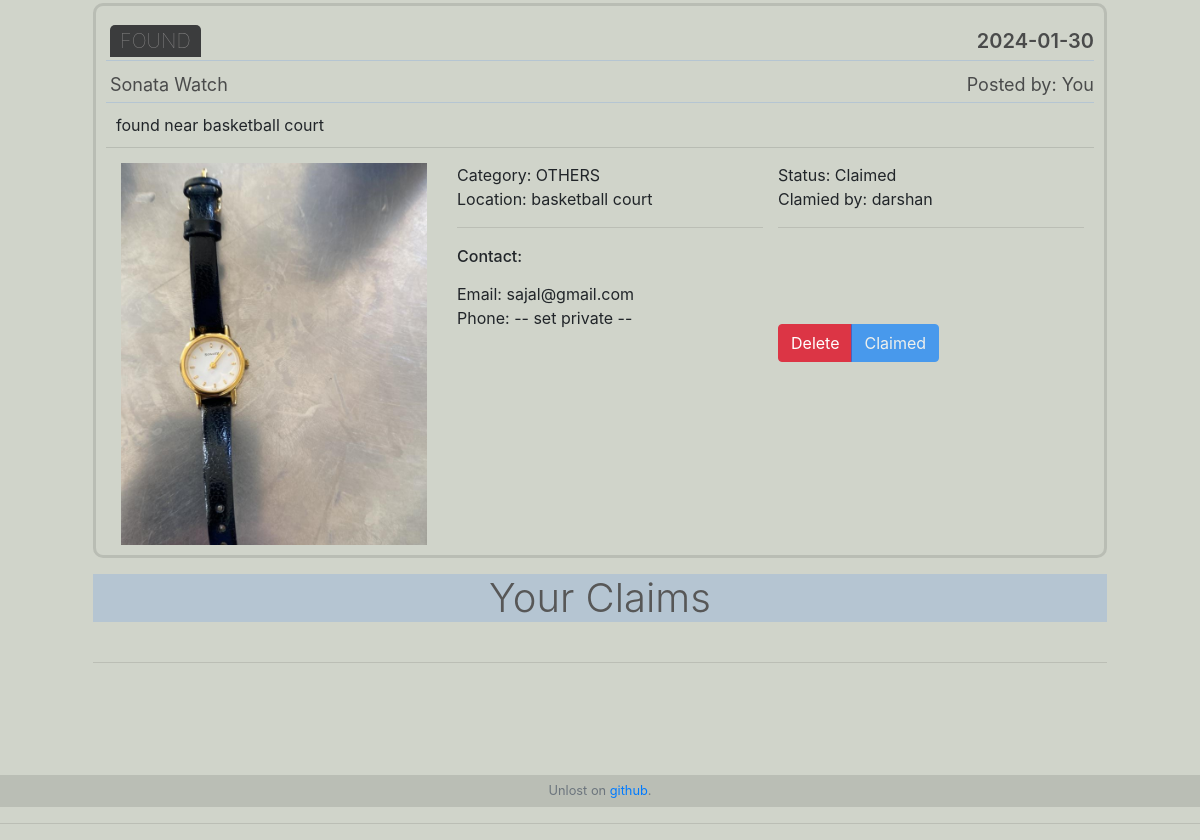
/history (signed in, lower part), run on an earlier commit of the app's database.
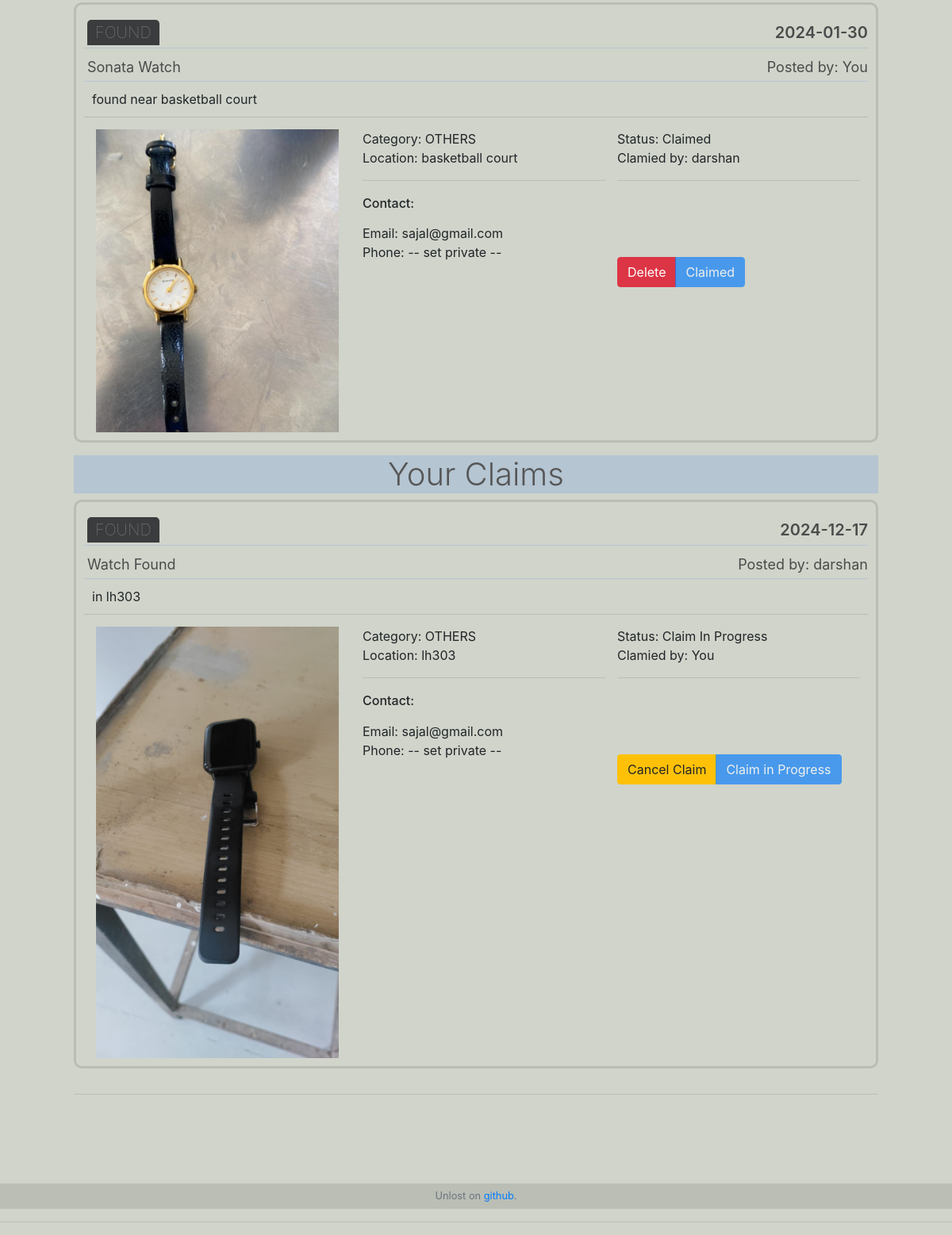
And on a later commit of the database.
### tables this page shows
CREATE TABLE 'posts' ('post_id' integer PRIMARY KEY NOT NULL, 'type' text NOT NULL, 'category' text NOT NULL, 'location' text NOT NULL, 'date' date NOT NULL, 'posted_by' integer NOT NULL, 'claimed_by' INTEGER, 'status' text DEFAULT 'unclaimed','desc' text NOT NULL  , 'title'  text NOT NULL  , 'image_id'  INTEGER NOT NULL  );

CREATE TABLE 'users' ('id' integer PRIMARY KEY NOT NULL, 'username' text NOT NULL, 'hash' text NOT NULL, 'email' text NOT NULL, 'phone' text NOT NULL);

### app.py (the view)
@app.route("/history")
@login_required
def history():
    rows = db.execute("SELECT * FROM (SELECT * from posts join users on posts.posted_by = users.id ORDER BY date DESC) WHERE id = :user_id", user_id = session["user_id"])
    data = []
    for row in rows:
        hash = {}
        hash["post_id"] = row["post_id"]
        hash["type"] = row["type"].upper()
        hash["category"] = row["category"].upper()
        hash["title"] = row["title"].title()
        hash["desc"] = row["desc"]
        hash["image_id"] = row["image_id"]
        hash["location"] = row["location"]
        hash["date"] = row["date"]
        hash["status"] = row["status"].title()
        hash["claimed_by"] = row["claimed_by"] # id of claimer
        hash["user_id"] = int(row["id"]) # id of poster/ current user
        hash["username"] = row["username"]
        hash["email"] = row["email"]
        hash["phone"] = row["phone"]
        if hash["claimed_by"] != None:
            conn = db.execute("SELECT username from users where id = :claimer_id", claimer_id = hash["claimed_by"])
            hash["claimer_name"] = conn[0]["username"]
        data.append(hash)
    rows = db.execute("SELECT * FROM (SELECT * from posts join users on posts.claimed_by = users.id  WHERE posts.status <> 'deleted' ORDER BY date DESC) WHERE id = :user_id", user_id = session["user_id"])
    claim_data = []
    for row in rows:
        hash = {}
        hash["post_id"] = row["post_id"]
        hash["type"] = row["type"].upper()
        hash["category"] = row["category"].upper()
        hash["title"] = row["title"].title()
        hash["desc"] = row["desc"]
        hash["image_id"] = row["image_id"]
        hash["location"] = row["location"]
        hash["date"] = row["date"]
        hash["status"] = row["status"].title()
        hash["claimed_by"] = row["claimed_by"] # id of claimer
        hash["posted_by"] = row["posted_by"] # id of poster
        hash["user_id"] = int(row["id"]) # id of poster
        hash["username"] = row["username"]
        hash["email"] = row["email"]
        hash["phone"] = row["phone"]
        if hash["posted_by"] != None:
            conn = db.execute("SELECT username from users where id = :poster_id", poster_id = hash["posted_by"])
            hash["poster_name"] = conn[0]["username"]
        claim_data.append(hash)
    return render_template("history.html", data = data, claim_data = claim_data)

### app.py (called while the page is built)
@app.after_request
def after_request(response):
    response.headers["Cache-Control"] = "no-cache, no-store, must-revalidate"
    response.headers["Expires"] = 0
    response.headers["Pragma"] = "no-cache"
    return response

### helpers.py (called while the page is built)
def login_required(f):
    @wraps(f)
    def decorated_function(*args, **kwargs):
        if session.get("user_id") is None:
            return redirect("/login")
        return f(*args, **kwargs)
    return decorated_function

### templates/history.html (shortened to what the changed rows need)
{% extends "layout.html" %}
{% block main %}
<div class="container">
    <div class="row mt-1 left">
        <div class="col-md-12">
            <ul class="stepper stepper-vertical">
                {% for item in data %}
                <div class="container post-container">
                    <div class="header">
                        <span class="type">
                            {{ item["type"] }}
                        </span>
                        <span class="date" style="float:right">
                            {{ item["date"] }}
                        </span>
                    </div>
                    <div class="title-row">
                        <span class="title">
                            {{ item["title"] }}
                        </span>
                        <span class="posted_by" style="float:right">
                            {% if item["user_id"] == session.user_id %}
                            Posted by: You
                            {% else %}
                            Posted by: {{ item["username"] }}
                            {% endif %}
                        </span>
                    </div>
                    <div class="desc">
                        {{ item["desc"] }}
                    </div>
                    <div class="row post-content">
                        <div class="col-sm photo-grid">
                            <span class="photo">
                                <img src="/static/uploads/{{ item["image_id"] }}.jpg">
                            </span>
                        </div>
                        <div class="col-sm details-grid">
                            <span class="details">
                                <div class="category">Category: {{ item["category"] }}</div>
                                <div class="location">Location: {{ item["location"] }}</div>
                                <hr>
                                <label>
                                    <h6>Contact:</h6>
                                </label>
                                <div class="email">Email: {{ item["email"] }}</div>
                                <div class="phone">Phone: -- set private --</div>
                            </span>
                        </div>
                        <div class="col-sm action-grid">
                            {% if item["status"] != "Deleted" %}
                            <div class="status">Status: {{ item["status"] }}</div>
                            {% else %}
                            <span class="status btn-danger">Status: {{ item["status"] }}</span>
                            {% endif %}
                            {% if item["status"] != "Unclaimed" %}
                            {% if item["claimed_by"] == session.user_id %}
                            <div class="clamied_by">Clamied by: You</div>
                            {% else %}
                            <div class="clamied_by">Clamied by: {{ item["claimer_name"] }}</div>
                            {% endif %}
                            {% else %}
                            <div class="clamied_by">Clamied by: N/A</div>
                            {% endif %}
                            <hr>
                            <form action="/claim" onSubmit="return confirm('Do you want to submit?')" method="post">
                                <div class="claim-btn btn-group">
                                    {% if item["status"] != "Deleted" %}
                                    <button id="delete-btn" formaction="/delete_post"
                                        onSubmit="return confirm('Do you want to submit?')" name="delete-btn"
                                        class="btn btn-danger" type="submit" value={{item["post_id"]}}>
                                        Delete
                                    </button>
                                    {% endif %}
                                    {% if item["user_id"] == session.user_id %}
                                    {% if item["status"] == "Unclaimed" %}
                                    <button id="mark-btn" name="mark-btn" class="btn btn-primary" type="submit" value={{item["post_id"]}} disabled>
                                        Mark as Claimed
                                    </button>
                                    {% elif item["status"] == "Claimed" %}
                                    <button id="claim-btn" name="claim-btn" class="btn btn-primary" type="submit"
                                        value={{item["post_id"]}} disabled>
                                        Claimed
                                    </button>
                                    {% endif %}
                                    {% endif %}
                                </div>
                            </form>
                        </div>
                    </div>
                </div>
                {% endfor %}
            </ul>
        </div>
    </div>
    <div class="row mt-1 left">
        <div class="col-md-12">
            <ul class="stepper stepper-vertical">
                {% for claim_item in claim_data %}
                <div class="container post-container">
                    <div class="header">
                        <span class="type">
                            {{ claim_item["type"] }}
                        </span>
                        <span class="date" style="float:right">
                            {{ claim_item["date"] }}
                        </span>
                    </div>
                    <div class="title-row">
                        <span class="title">
                            {{ claim_item["title"] }}
                        </span>
                        <span class="posted_by" style="float:right">
                            Posted by: {{ claim_item["poster_name"] }}
                        </span>
                    </div>
                    <div class="desc">
                        {{ claim_item["desc"] }}
                    </div>
                    <div class="row post-content">
                        <div class="col-sm photo-grid">
                            <span class="photo">
                                <img src="/static/uploads/{{ claim_item["image_id"] }}.jpg">
                            </span>
                        </div>
                        <div class="col-sm details-grid">
                            <span class="details">
                                <div class="category">Category: {{ claim_item["category"] }}</div>
                                <div class="location">Location: {{ claim_item["location"] }}</div>
                                <hr>
                                <label>
                                    <h6>Contact:</h6>
                                </label>
                                <div class="email">Email: {{ claim_item["email"] }}</div>
                                <div class="phone">Phone: -- set private --</div>
                            </span>
                        </div>
                        <div class="col-sm action-grid">
                            <div class="status">Status: {{ claim_item["status"] }}</div>
                            <div class="clamied_by">Clamied by: You</div>
                            <hr>
                            <form action="/claim" method="post">
                                <div class="claim-btn btn-group">
                                    {% if claim_item["status"] == "Claimed" %}
                                    <svg xmlns="http://www.w3.org/2000/svg" width="16" height="16" fill="currentColor"
                                        class="bi bi-check2-circle" viewBox="0 0 16 16">
                                        <path
                                            d="M2.5 8a5.5 5.5 0 0 1 8.25-4.764.5.5 0 0 0 .5-.866A6.5 6.5 0 1 0 14.5 8a.5.5 0 0 0-1 0 5.5 5.5 0 1 1-11 0z" />
                                        <path
                                            d="M15.354 3.354a.5.5 0 0 0-.708-.708L8 9.293 5.354 6.646a.5.5 0 1 0-.708.708l3 3a.5.5 0 0 0 .708 0l7-7z" />
                                    </svg>
                                    <button id="claim-btn" name="claim-btn" class="btn btn-primary" type="submit"
                                        value={{ claim_item["post_id"]}} hidden>
                                        Claimed
                                    </button>
                                    {% elif claim_item["status"] == "Claim In Progress" %}
                                    <button id="deny-btn" formaction="/deny_claim"
                                        onSubmit="return confirm('Do you want to submit?') " name="deny-btn"
                                        class="btn btn-warning" type="submit" value={{ claim_item["post_id"]}}>
                                        Cancel Claim
                                    </button>
                                    <button id="claim-btn" name="claim-btn" class="btn btn-primary" type="submit"
                                        value={{ claim_item["post_id"]}} disabled>
                                        Claim in Progress
                                    </button>
                                    {% else %}
                                    <button id="claim-btn" name="claim-btn" class="btn btn-primary" type="submit"
                                        value={{ claim_item["post_id"]}}>
                                        Claim
                                    </button>
                                    {% endif %}
                                </div>
                            </form>
                        </div>
                    </div>
                </div>
                {% endfor %}
            </ul>
        </div>
    </div>
</div>
{% endblock %}

What changed in the data, as far as the page shows it:
added posts: type "FOUND", date "2024-12-17", title "Watch Found", poster_name "darshan", desc "in lh303", category "OTHERS", location "lh303", email "sajal@gmail.com", status "Claim In Progress", {{ claim_item["post_id"] }} 18 (drawn), shown under "Your Claims"
